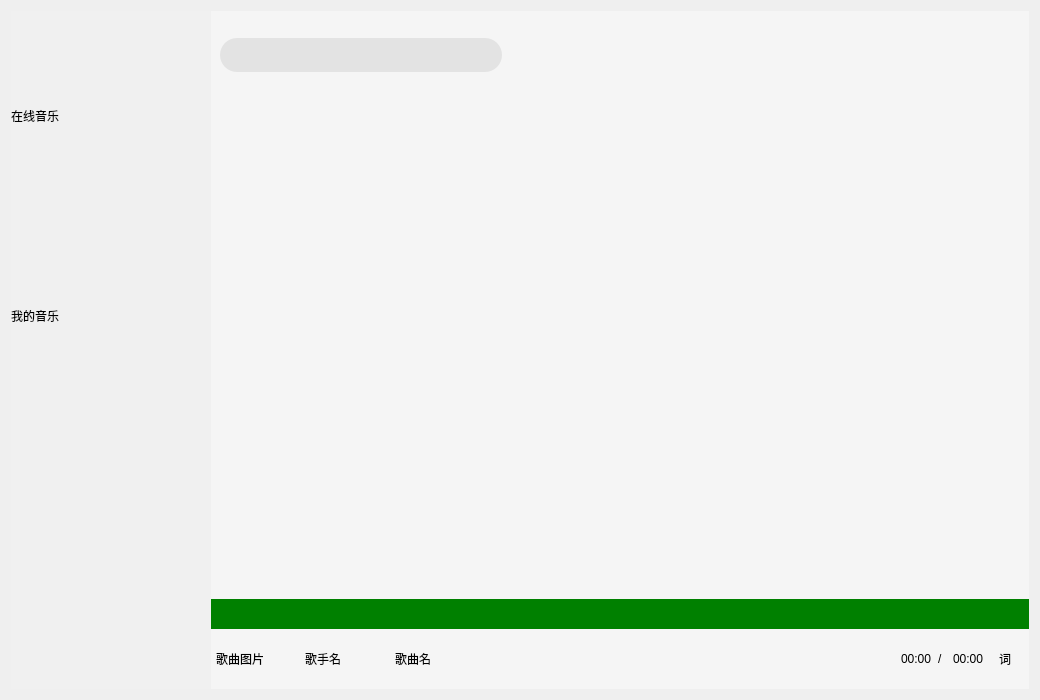
<?xml version="1.0" encoding="UTF-8"?>
<ui version="4.0">
 <class>QQMusic</class>
 <widget class="QWidget" name="QQMusic">
  <property name="geometry">
   <rect>
    <x>0</x>
    <y>0</y>
    <width>1040</width>
    <height>700</height>
   </rect>
  </property>
  <property name="windowTitle">
   <string>QQMusic</string>
  </property>
  <layout class="QVBoxLayout" name="verticalLayout">
   <item>
    <widget class="QWidget" name="Background" native="true">
     <property name="styleSheet">
      <string notr="true"/>
     </property>
     <layout class="QVBoxLayout" name="verticalLayout_2">
      <property name="spacing">
       <number>0</number>
      </property>
      <property name="leftMargin">
       <number>0</number>
      </property>
      <property name="topMargin">
       <number>0</number>
      </property>
      <property name="rightMargin">
       <number>0</number>
      </property>
      <property name="bottomMargin">
       <number>0</number>
      </property>
      <item>
       <widget class="QWidget" name="Head" native="true">
        <property name="minimumSize">
         <size>
          <width>0</width>
          <height>80</height>
         </size>
        </property>
        <property name="maximumSize">
         <size>
          <width>16777215</width>
          <height>80</height>
         </size>
        </property>
        <property name="styleSheet">
         <string notr="true"/>
        </property>
        <layout class="QHBoxLayout" name="horizontalLayout">
         <property name="spacing">
          <number>0</number>
         </property>
         <property name="leftMargin">
          <number>0</number>
         </property>
         <property name="topMargin">
          <number>0</number>
         </property>
         <property name="rightMargin">
          <number>0</number>
         </property>
         <property name="bottomMargin">
          <number>0</number>
         </property>
         <item>
          <widget class="QWidget" name="HeadLeft" native="true">
           <property name="minimumSize">
            <size>
             <width>200</width>
             <height>0</height>
            </size>
           </property>
           <property name="maximumSize">
            <size>
             <width>200</width>
             <height>16777215</height>
            </size>
           </property>
           <property name="styleSheet">
            <string notr="true">#HeadLeft
{
	background-color:#F0F0F0;
}</string>
           </property>
           <layout class="QHBoxLayout" name="horizontalLayout_2">
            <property name="spacing">
             <number>0</number>
            </property>
            <property name="leftMargin">
             <number>0</number>
            </property>
            <property name="topMargin">
             <number>0</number>
            </property>
            <property name="rightMargin">
             <number>0</number>
            </property>
            <property name="bottomMargin">
             <number>0</number>
            </property>
            <item>
             <widget class="QLabel" name="Logo">
              <property name="styleSheet">
               <string notr="true">#Logo
{
    border-radius: 0px;
    background-image: url(:/images/Logo.png);
    background-repeat: no-repeat;
    border: none;
    background-position: center center;
}</string>
              </property>
              <property name="text">
               <string/>
              </property>
             </widget>
            </item>
           </layout>
          </widget>
         </item>
         <item>
          <widget class="QWidget" name="HeadRight" native="true">
           <property name="styleSheet">
            <string notr="true">#HeadRight
{
	background-color:#F5F5F5;
}</string>
           </property>
           <layout class="QHBoxLayout" name="horizontalLayout_3">
            <property name="spacing">
             <number>0</number>
            </property>
            <property name="leftMargin">
             <number>0</number>
            </property>
            <property name="topMargin">
             <number>0</number>
            </property>
            <property name="rightMargin">
             <number>0</number>
            </property>
            <property name="bottomMargin">
             <number>0</number>
            </property>
            <item>
             <widget class="QWidget" name="SearchBox" native="true">
              <property name="minimumSize">
               <size>
                <width>300</width>
                <height>0</height>
               </size>
              </property>
              <property name="maximumSize">
               <size>
                <width>300</width>
                <height>16777215</height>
               </size>
              </property>
              <property name="styleSheet">
               <string notr="true"/>
              </property>
              <layout class="QHBoxLayout" name="horizontalLayout_4">
               <item>
                <widget class="QLineEdit" name="LineEdit">
                 <property name="minimumSize">
                  <size>
                   <width>0</width>
                   <height>34</height>
                  </size>
                 </property>
                 <property name="maximumSize">
                  <size>
                   <width>16777215</width>
                   <height>25</height>
                  </size>
                 </property>
                 <property name="styleSheet">
                  <string notr="true">#LineEdit
{
    background-color: #E3E3E3;
    border-radius: 17px;
    padding-left: 17px;
    border: none;
    color: #333333;
    font-size: 14px;
    height: 34px;
    min-height: 34px;
    selection-color: white;
    selection-background-color: #5A9BED;
}</string>
                 </property>
                </widget>
               </item>
              </layout>
             </widget>
            </item>
            <item>
             <widget class="QWidget" name="SettingBox" native="true">
              <property name="styleSheet">
               <string notr="true">/* 类型选择器 - 应用到所有 QPushButton */
QPushButton
{
    border-radius: 0px;              /* 直角边缘 */
    background-repeat: no-repeat;    /* 图片不重复 */
    border: none;                    /* 无边框 */
    background-position: center center; /* 图片居中 */
}

/* 悬停状态 - 鼠标移上时 */
QPushButton:hover
{
    background-color: rgba(230, 0, 0, 0.5);  /* 半透明红色遮罩 */
}</string>
              </property>
              <layout class="QHBoxLayout" name="horizontalLayout_5">
               <property name="spacing">
                <number>1</number>
               </property>
               <property name="leftMargin">
                <number>0</number>
               </property>
               <property name="topMargin">
                <number>0</number>
               </property>
               <property name="rightMargin">
                <number>0</number>
               </property>
               <property name="bottomMargin">
                <number>0</number>
               </property>
               <item>
                <spacer name="horizontalSpacer">
                 <property name="orientation">
                  <enum>Qt::Horizontal</enum>
                 </property>
                 <property name="sizeHint" stdset="0">
                  <size>
                   <width>389</width>
                   <height>20</height>
                  </size>
                 </property>
                </spacer>
               </item>
               <item>
                <widget class="QPushButton" name="Skin">
                 <property name="minimumSize">
                  <size>
                   <width>30</width>
                   <height>30</height>
                  </size>
                 </property>
                 <property name="maximumSize">
                  <size>
                   <width>30</width>
                   <height>30</height>
                  </size>
                 </property>
                 <property name="styleSheet">
                  <string notr="true">#Skin
{
	background-image:url(:/images/skin.png);
}</string>
                 </property>
                 <property name="text">
                  <string/>
                 </property>
                </widget>
               </item>
               <item>
                <widget class="QPushButton" name="Min">
                 <property name="minimumSize">
                  <size>
                   <width>30</width>
                   <height>30</height>
                  </size>
                 </property>
                 <property name="maximumSize">
                  <size>
                   <width>30</width>
                   <height>30</height>
                  </size>
                 </property>
                 <property name="styleSheet">
                  <string notr="true">#Min
{
	background-image:url(:/images/min.png);
}</string>
                 </property>
                 <property name="text">
                  <string/>
                 </property>
                </widget>
               </item>
               <item>
                <widget class="QPushButton" name="Max">
                 <property name="minimumSize">
                  <size>
                   <width>30</width>
                   <height>30</height>
                  </size>
                 </property>
                 <property name="maximumSize">
                  <size>
                   <width>30</width>
                   <height>30</height>
                  </size>
                 </property>
                 <property name="styleSheet">
                  <string notr="true">#Max
{
	background-image:url(:/images/max.png);
}</string>
                 </property>
                 <property name="text">
                  <string/>
                 </property>
                </widget>
               </item>
               <item>
                <widget class="QPushButton" name="Quit">
                 <property name="minimumSize">
                  <size>
                   <width>30</width>
                   <height>30</height>
                  </size>
                 </property>
                 <property name="maximumSize">
                  <size>
                   <width>30</width>
                   <height>30</height>
                  </size>
                 </property>
                 <property name="styleSheet">
                  <string notr="true">#Quit
{
	background-image:url(:/images/quit.png);
}</string>
                 </property>
                 <property name="text">
                  <string/>
                 </property>
                </widget>
               </item>
              </layout>
             </widget>
            </item>
           </layout>
          </widget>
         </item>
        </layout>
       </widget>
      </item>
      <item>
       <widget class="QWidget" name="Body" native="true">
        <property name="styleSheet">
         <string notr="true"/>
        </property>
        <layout class="QHBoxLayout" name="horizontalLayout_6">
         <property name="spacing">
          <number>0</number>
         </property>
         <property name="leftMargin">
          <number>0</number>
         </property>
         <property name="topMargin">
          <number>0</number>
         </property>
         <property name="rightMargin">
          <number>0</number>
         </property>
         <property name="bottomMargin">
          <number>0</number>
         </property>
         <item>
          <widget class="QWidget" name="BodyLeft" native="true">
           <property name="minimumSize">
            <size>
             <width>200</width>
             <height>0</height>
            </size>
           </property>
           <property name="maximumSize">
            <size>
             <width>200</width>
             <height>16777215</height>
            </size>
           </property>
           <property name="styleSheet">
            <string notr="true">#BodyLeft
{
	background-color:#F0F0F0;	
}</string>
           </property>
           <layout class="QVBoxLayout" name="verticalLayout_3">
            <property name="spacing">
             <number>0</number>
            </property>
            <property name="leftMargin">
             <number>0</number>
            </property>
            <property name="topMargin">
             <number>0</number>
            </property>
            <property name="rightMargin">
             <number>0</number>
            </property>
            <property name="bottomMargin">
             <number>0</number>
            </property>
            <item>
             <widget class="QWidget" name="LeftBox" native="true">
              <property name="minimumSize">
               <size>
                <width>0</width>
                <height>400</height>
               </size>
              </property>
              <property name="maximumSize">
               <size>
                <width>16777215</width>
                <height>400</height>
               </size>
              </property>
              <property name="styleSheet">
               <string notr="true"/>
              </property>
              <layout class="QVBoxLayout" name="verticalLayout_4">
               <property name="spacing">
                <number>0</number>
               </property>
               <property name="leftMargin">
                <number>0</number>
               </property>
               <property name="topMargin">
                <number>0</number>
               </property>
               <property name="rightMargin">
                <number>0</number>
               </property>
               <property name="bottomMargin">
                <number>0</number>
               </property>
               <item>
                <widget class="QWidget" name="OnlineMusic" native="true">
                 <property name="styleSheet">
                  <string notr="true"/>
                 </property>
                 <layout class="QVBoxLayout" name="verticalLayout_6">
                  <property name="spacing">
                   <number>0</number>
                  </property>
                  <property name="leftMargin">
                   <number>0</number>
                  </property>
                  <property name="topMargin">
                   <number>0</number>
                  </property>
                  <property name="rightMargin">
                   <number>0</number>
                  </property>
                  <property name="bottomMargin">
                   <number>0</number>
                  </property>
                  <item>
                   <widget class="QLabel" name="OnlineMusicText">
                    <property name="text">
                     <string>在线音乐</string>
                    </property>
                   </widget>
                  </item>
                  <item>
                   <widget class="BtForm" name="Rec" native="true"/>
                  </item>
                  <item>
                   <widget class="BtForm" name="Radio" native="true"/>
                  </item>
                  <item>
                   <widget class="BtForm" name="MusicHall" native="true"/>
                  </item>
                 </layout>
                </widget>
               </item>
               <item>
                <widget class="QWidget" name="MyMusic" native="true">
                 <property name="styleSheet">
                  <string notr="true"/>
                 </property>
                 <layout class="QVBoxLayout" name="verticalLayout_5">
                  <property name="spacing">
                   <number>0</number>
                  </property>
                  <property name="leftMargin">
                   <number>0</number>
                  </property>
                  <property name="topMargin">
                   <number>0</number>
                  </property>
                  <property name="rightMargin">
                   <number>0</number>
                  </property>
                  <property name="bottomMargin">
                   <number>0</number>
                  </property>
                  <item>
                   <widget class="QLabel" name="MyMusicText">
                    <property name="text">
                     <string>我的音乐</string>
                    </property>
                   </widget>
                  </item>
                  <item>
                   <widget class="BtForm" name="Like" native="true"/>
                  </item>
                  <item>
                   <widget class="BtForm" name="Local" native="true"/>
                  </item>
                  <item>
                   <widget class="BtForm" name="Recent" native="true"/>
                  </item>
                 </layout>
                </widget>
               </item>
              </layout>
             </widget>
            </item>
            <item>
             <spacer name="verticalSpacer">
              <property name="orientation">
               <enum>Qt::Vertical</enum>
              </property>
              <property name="sizeHint" stdset="0">
               <size>
                <width>20</width>
                <height>199</height>
               </size>
              </property>
             </spacer>
            </item>
           </layout>
          </widget>
         </item>
         <item>
          <widget class="QWidget" name="BodyRight" native="true">
           <property name="minimumSize">
            <size>
             <width>0</width>
             <height>400</height>
            </size>
           </property>
           <property name="styleSheet">
            <string notr="true">#BodyRight
{
	background-color:#F5F5F5;
}</string>
           </property>
           <layout class="QVBoxLayout" name="verticalLayout_7">
            <property name="spacing">
             <number>0</number>
            </property>
            <property name="leftMargin">
             <number>0</number>
            </property>
            <property name="topMargin">
             <number>0</number>
            </property>
            <property name="rightMargin">
             <number>0</number>
            </property>
            <property name="bottomMargin">
             <number>0</number>
            </property>
            <item>
             <widget class="QStackedWidget" name="stackedWidget">
              <property name="currentIndex">
               <number>3</number>
              </property>
              <widget class="QWidget" name="RecPage">
               <layout class="QVBoxLayout" name="verticalLayout_8">
                <property name="spacing">
                 <number>0</number>
                </property>
                <property name="leftMargin">
                 <number>0</number>
                </property>
                <property name="topMargin">
                 <number>0</number>
                </property>
                <property name="rightMargin">
                 <number>0</number>
                </property>
                <property name="bottomMargin">
                 <number>0</number>
                </property>
                <item>
                 <widget class="QScrollArea" name="scrollArea">
                  <property name="minimumSize">
                   <size>
                    <width>0</width>
                    <height>0</height>
                   </size>
                  </property>
                  <property name="maximumSize">
                   <size>
                    <width>16777215</width>
                    <height>16777215</height>
                   </size>
                  </property>
                  <property name="widgetResizable">
                   <bool>true</bool>
                  </property>
                  <widget class="QWidget" name="scrollAreaWidgetContents">
                   <property name="geometry">
                    <rect>
                     <x>0</x>
                     <y>0</y>
                     <width>820</width>
                     <height>510</height>
                    </rect>
                   </property>
                   <layout class="QVBoxLayout" name="verticalLayout_9">
                    <item>
                     <widget class="QLabel" name="RecText">
                      <property name="minimumSize">
                       <size>
                        <width>0</width>
                        <height>50</height>
                       </size>
                      </property>
                      <property name="maximumSize">
                       <size>
                        <width>16777215</width>
                        <height>50</height>
                       </size>
                      </property>
                      <property name="font">
                       <font>
                        <family>Arial</family>
                        <pointsize>24</pointsize>
                       </font>
                      </property>
                      <property name="text">
                       <string>推荐</string>
                      </property>
                     </widget>
                    </item>
                    <item>
                     <widget class="QLabel" name="RecMusicText">
                      <property name="minimumSize">
                       <size>
                        <width>0</width>
                        <height>30</height>
                       </size>
                      </property>
                      <property name="maximumSize">
                       <size>
                        <width>16777215</width>
                        <height>30</height>
                       </size>
                      </property>
                      <property name="font">
                       <font>
                        <family>Arial</family>
                        <pointsize>18</pointsize>
                       </font>
                      </property>
                      <property name="text">
                       <string>今日为你推荐</string>
                      </property>
                     </widget>
                    </item>
                    <item>
                     <widget class="RecBox" name="RecMusicBox" native="true"/>
                    </item>
                    <item>
                     <widget class="QLabel" name="SupplyMusicText">
                      <property name="minimumSize">
                       <size>
                        <width>0</width>
                        <height>30</height>
                       </size>
                      </property>
                      <property name="maximumSize">
                       <size>
                        <width>16777215</width>
                        <height>30</height>
                       </size>
                      </property>
                      <property name="font">
                       <font>
                        <family>Arial</family>
                        <pointsize>18</pointsize>
                       </font>
                      </property>
                      <property name="text">
                       <string>猜你喜欢</string>
                      </property>
                     </widget>
                    </item>
                    <item>
                     <widget class="RecBox" name="SupplyMusicBox" native="true"/>
                    </item>
                   </layout>
                  </widget>
                 </widget>
                </item>
               </layout>
              </widget>
              <widget class="QWidget" name="RadioPage">
               <widget class="QLabel" name="label_2">
                <property name="geometry">
                 <rect>
                  <x>330</x>
                  <y>232</y>
                  <width>54</width>
                  <height>12</height>
                 </rect>
                </property>
                <property name="text">
                 <string/>
                </property>
               </widget>
              </widget>
              <widget class="QWidget" name="MusicHallPage">
               <widget class="QLabel" name="label_3">
                <property name="geometry">
                 <rect>
                  <x>370</x>
                  <y>264</y>
                  <width>54</width>
                  <height>12</height>
                 </rect>
                </property>
                <property name="text">
                 <string/>
                </property>
               </widget>
              </widget>
              <widget class="commonpage" name="LikePage">
               <widget class="QLabel" name="label_4">
                <property name="geometry">
                 <rect>
                  <x>350</x>
                  <y>256</y>
                  <width>54</width>
                  <height>12</height>
                 </rect>
                </property>
                <property name="text">
                 <string/>
                </property>
               </widget>
              </widget>
              <widget class="commonpage" name="LocalPage">
               <widget class="QLabel" name="label_5">
                <property name="geometry">
                 <rect>
                  <x>370</x>
                  <y>232</y>
                  <width>54</width>
                  <height>12</height>
                 </rect>
                </property>
                <property name="text">
                 <string/>
                </property>
               </widget>
              </widget>
              <widget class="commonpage" name="RecentPage">
               <widget class="QLabel" name="label_6">
                <property name="geometry">
                 <rect>
                  <x>410</x>
                  <y>232</y>
                  <width>54</width>
                  <height>12</height>
                 </rect>
                </property>
                <property name="text">
                 <string/>
                </property>
               </widget>
              </widget>
             </widget>
            </item>
            <item>
             <widget class="MusicSlider" name="ProcessBar" native="true">
              <property name="minimumSize">
               <size>
                <width>0</width>
                <height>30</height>
               </size>
              </property>
              <property name="maximumSize">
               <size>
                <width>16777215</width>
                <height>30</height>
               </size>
              </property>
              <property name="styleSheet">
               <string notr="true">background-color:green;</string>
              </property>
             </widget>
            </item>
            <item>
             <widget class="QWidget" name="ControlBox" native="true">
              <property name="minimumSize">
               <size>
                <width>0</width>
                <height>60</height>
               </size>
              </property>
              <property name="styleSheet">
               <string notr="true"/>
              </property>
              <layout class="QHBoxLayout" name="horizontalLayout_7">
               <property name="spacing">
                <number>0</number>
               </property>
               <property name="leftMargin">
                <number>0</number>
               </property>
               <property name="topMargin">
                <number>0</number>
               </property>
               <property name="rightMargin">
                <number>0</number>
               </property>
               <property name="bottomMargin">
                <number>0</number>
               </property>
               <item>
                <widget class="QWidget" name="play_1" native="true">
                 <property name="styleSheet">
                  <string notr="true"/>
                 </property>
                 <layout class="QGridLayout" name="gridLayout">
                  <property name="leftMargin">
                   <number>5</number>
                  </property>
                  <property name="topMargin">
                   <number>0</number>
                  </property>
                  <property name="rightMargin">
                   <number>0</number>
                  </property>
                  <property name="bottomMargin">
                   <number>0</number>
                  </property>
                  <property name="spacing">
                   <number>0</number>
                  </property>
                  <item row="0" column="0">
                   <widget class="QLabel" name="MusicCover">
                    <property name="text">
                     <string>歌曲图片</string>
                    </property>
                   </widget>
                  </item>
                  <item row="0" column="1">
                   <widget class="QLabel" name="MusicSinger">
                    <property name="text">
                     <string>歌手名</string>
                    </property>
                   </widget>
                  </item>
                  <item row="0" column="2">
                   <widget class="QLabel" name="MusicName">
                    <property name="text">
                     <string>歌曲名</string>
                    </property>
                   </widget>
                  </item>
                 </layout>
                </widget>
               </item>
               <item>
                <widget class="QWidget" name="play_2" native="true">
                 <property name="styleSheet">
                  <string notr="true">QPushButton
{
	border-radius: 0px;              /* 直角边缘 */
    background-repeat: no-repeat;    /* 图片不重复 */
    border: none;                    /* 无边框 */
    background-position: center center; /* 图片居中 */
}
/*悬停状态*/
QPushButton:hover
{
	/*设置背景颜⾊为半透明的红⾊*/
	background-color: rgba(220,220,220,0.5);
}</string>
                 </property>
                 <layout class="QHBoxLayout" name="horizontalLayout_8">
                  <property name="spacing">
                   <number>0</number>
                  </property>
                  <property name="leftMargin">
                   <number>0</number>
                  </property>
                  <property name="topMargin">
                   <number>0</number>
                  </property>
                  <property name="rightMargin">
                   <number>0</number>
                  </property>
                  <property name="bottomMargin">
                   <number>0</number>
                  </property>
                  <item>
                   <widget class="QPushButton" name="PlayMode">
                    <property name="minimumSize">
                     <size>
                      <width>30</width>
                      <height>30</height>
                     </size>
                    </property>
                    <property name="maximumSize">
                     <size>
                      <width>30</width>
                      <height>30</height>
                     </size>
                    </property>
                    <property name="styleSheet">
                     <string notr="true">#PlayMode
{
	background-image:url(:images/shuffle_2.png);
}</string>
                    </property>
                    <property name="text">
                     <string/>
                    </property>
                   </widget>
                  </item>
                  <item>
                   <widget class="QPushButton" name="PlayUp">
                    <property name="minimumSize">
                     <size>
                      <width>30</width>
                      <height>30</height>
                     </size>
                    </property>
                    <property name="maximumSize">
                     <size>
                      <width>30</width>
                      <height>30</height>
                     </size>
                    </property>
                    <property name="styleSheet">
                     <string notr="true">#PlayUp
{
	background-image: url(:/images/up.png);
}</string>
                    </property>
                    <property name="text">
                     <string/>
                    </property>
                   </widget>
                  </item>
                  <item>
                   <widget class="QPushButton" name="Play">
                    <property name="minimumSize">
                     <size>
                      <width>30</width>
                      <height>30</height>
                     </size>
                    </property>
                    <property name="maximumSize">
                     <size>
                      <width>30</width>
                      <height>30</height>
                     </size>
                    </property>
                    <property name="styleSheet">
                     <string notr="true">#Play
{
background-image: url(:/images/play3.png);
}</string>
                    </property>
                    <property name="text">
                     <string/>
                    </property>
                   </widget>
                  </item>
                  <item>
                   <widget class="QPushButton" name="PlayDown">
                    <property name="minimumSize">
                     <size>
                      <width>30</width>
                      <height>30</height>
                     </size>
                    </property>
                    <property name="maximumSize">
                     <size>
                      <width>30</width>
                      <height>30</height>
                     </size>
                    </property>
                    <property name="styleSheet">
                     <string notr="true">#PlayDown
{
	background-image: url(:/images/down.png);
}</string>
                    </property>
                    <property name="text">
                     <string/>
                    </property>
                   </widget>
                  </item>
                  <item>
                   <widget class="QPushButton" name="Volume">
                    <property name="minimumSize">
                     <size>
                      <width>30</width>
                      <height>30</height>
                     </size>
                    </property>
                    <property name="maximumSize">
                     <size>
                      <width>30</width>
                      <height>30</height>
                     </size>
                    </property>
                    <property name="styleSheet">
                     <string notr="true">#Volume
{
background-image: url(:/images/volumn.png);
}</string>
                    </property>
                    <property name="text">
                     <string/>
                    </property>
                   </widget>
                  </item>
                  <item>
                   <widget class="QPushButton" name="AddLocal">
                    <property name="minimumSize">
                     <size>
                      <width>30</width>
                      <height>30</height>
                     </size>
                    </property>
                    <property name="maximumSize">
                     <size>
                      <width>30</width>
                      <height>30</height>
                     </size>
                    </property>
                    <property name="styleSheet">
                     <string notr="true">#AddLocal
{
background-image: url(:/images/add.png);
}</string>
                    </property>
                    <property name="text">
                     <string/>
                    </property>
                   </widget>
                  </item>
                 </layout>
                </widget>
               </item>
               <item>
                <widget class="QWidget" name="play_3" native="true">
                 <property name="styleSheet">
                  <string notr="true"/>
                 </property>
                 <layout class="QHBoxLayout" name="horizontalLayout_9">
                  <item>
                   <widget class="QLabel" name="labelnull">
                    <property name="minimumSize">
                     <size>
                      <width>130</width>
                      <height>0</height>
                     </size>
                    </property>
                    <property name="maximumSize">
                     <size>
                      <width>130</width>
                      <height>16777215</height>
                     </size>
                    </property>
                    <property name="text">
                     <string/>
                    </property>
                   </widget>
                  </item>
                  <item>
                   <widget class="QLabel" name="CurrentTime">
                    <property name="text">
                     <string>00:00</string>
                    </property>
                   </widget>
                  </item>
                  <item>
                   <widget class="QLabel" name="Line">
                    <property name="text">
                     <string>/</string>
                    </property>
                   </widget>
                  </item>
                  <item>
                   <widget class="QLabel" name="TotalTime">
                    <property name="text">
                     <string>00:00</string>
                    </property>
                   </widget>
                  </item>
                  <item>
                   <widget class="QPushButton" name="Words">
                    <property name="minimumSize">
                     <size>
                      <width>30</width>
                      <height>30</height>
                     </size>
                    </property>
                    <property name="maximumSize">
                     <size>
                      <width>30</width>
                      <height>30</height>
                     </size>
                    </property>
                    <property name="styleSheet">
                     <string notr="true">#Words
{
	border: none; /* 去除边框 */
}
QPushButton:hover
{
	/*设置背景颜⾊为半透明的红⾊*/
	background-color: rgba(220,220,220,0.5);
}</string>
                    </property>
                    <property name="text">
                     <string>词</string>
                    </property>
                   </widget>
                  </item>
                 </layout>
                </widget>
               </item>
              </layout>
             </widget>
            </item>
           </layout>
          </widget>
         </item>
        </layout>
       </widget>
      </item>
     </layout>
    </widget>
   </item>
  </layout>
 </widget>
 <customwidgets>
  <customwidget>
   <class>BtForm</class>
   <extends>QWidget</extends>
   <header location="global">btform.h</header>
   <container>1</container>
  </customwidget>
  <customwidget>
   <class>RecBox</class>
   <extends>QWidget</extends>
   <header location="global">recbox.h</header>
   <container>1</container>
  </customwidget>
  <customwidget>
   <class>commonpage</class>
   <extends>QWidget</extends>
   <header location="global">commonpage.h</header>
   <container>1</container>
  </customwidget>
  <customwidget>
   <class>MusicSlider</class>
   <extends>QWidget</extends>
   <header location="global">musicslider.h</header>
   <container>1</container>
  </customwidget>
 </customwidgets>
 <resources/>
 <connections/>
</ui>
